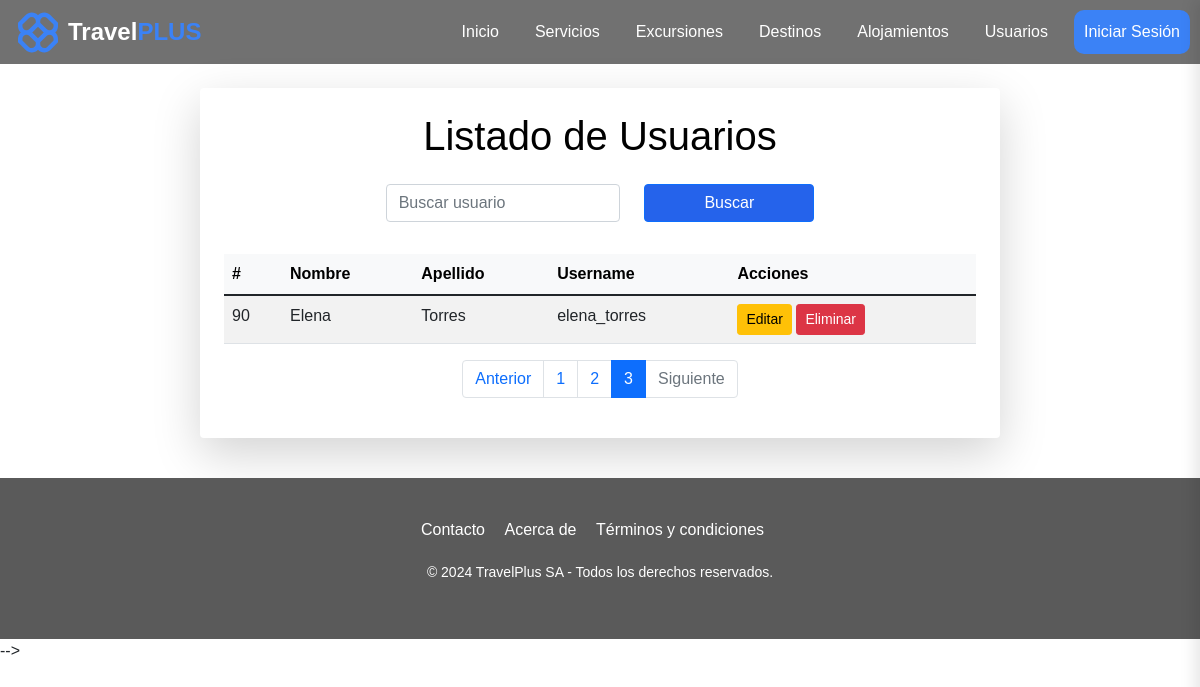
/index.php?app=user&action=index&page=3, run on the app's committed database.
### tables this page shows
CREATE TABLE `user` (
  `id` int(11) NOT NULL,
  `rol_id` int(11) NOT NULL,
  `name` varchar(60) NOT NULL,
  `lastName` varchar(60) NOT NULL,
  `username` varchar(30) NOT NULL,
  `password` varchar(255) NOT NULL,
  `create_at` timestamp NOT NULL DEFAULT current_timestamp(),
  `update_at` timestamp NOT NULL DEFAULT current_timestamp()
);

### controller/UserController.php (called while the page is built, shortened)
<?php
require_once './model/dao/UserDao.php';
class UserController
{
    private $model;
    public function __construct()
    {
        $this->model = new UserDAO();
    }
    public function index()
    {
        $page = isset($_GET['page']) ? (int)$_GET['page'] : 1;
        $limit = isset($_GET['limit']) ? (int)$_GET['limit'] : 10;
        $totalUsers = $this->model->getTotalUsers();
        $totalPages = ceil($totalUsers / $limit);
        if ($page > $totalPages) {
            header('Location: index.php?app=user&action=index&page=' . $totalPages);
        } else {
            $offset = ($page - 1) * $limit;
            $users = $this->model->getAllUsers($limit, $offset);
        }
        require_once './view/user/user.list.php';
    }
}

### index.php (called while the page is built, shortened)
<?php
    $function = (!empty($_REQUEST['action'])) ? htmlentities($_REQUEST['action']) : DEFAULT_METHOD;
    $app = new $controller;
    $app->$function();
?>

### config/Connection.php (called while the page is built)
<?php
class Connection
{
    public static function getConnection()
    {
        $connection = null;
        try {
            $connection = new PDO(
                'mysql:host=localhost;dbname='. DB_NAME,
                DB_USERNAME,
                DB_PASSWORD
            );
            $connection->exec("SET NAMES 'utf8mb4'");
            $connection->setAttribute(
                PDO::ATTR_ERRMODE,
                PDO::ERRMODE_EXCEPTION
            );
        } catch (Exception $e) {
            echo "Error: " . $e->getMessage();
            die("error " . $e->getMessage());
        }
        return $connection;
    }
}
?>

### model/dao/UserDao.php (called while the page is built, shortened)
<?php
require_once './config/Connection.php';
class UserDAO
{
    private $conn;
    public function __construct()
    {
        $this->conn = Connection::getConnection();
    }
    public function getAllUsers($limit, $offset)
    {
        $sql = "SELECT * FROM user LIMIT :limit OFFSET :offset";
        try {
            $stmt = $this->conn->prepare($sql);
            $stmt->bindParam(':limit', $limit, PDO::PARAM_INT);
            $stmt->bindParam(':offset', $offset, PDO::PARAM_INT);
            $stmt->execute();
            return $stmt->fetchAll(PDO::FETCH_ASSOC);
        } catch (PDOException $err) {
            echo "Error: " . $err->getMessage();
            return [];
        }
    }
    public function getTotalUsers()
    {
        $sql = "SELECT COUNT(*) FROM user";
        try {
            $stmt = $this->conn->prepare($sql);
            $stmt->execute();
            return $stmt->fetchColumn();
        } catch (PDOException $err) {
            echo "Error: " . $err->getMessage();
            return 0;
        }
    }
}

### view/user/user.list.php (the view, shortened to what this page needs)
<div class="d-flex justify-content-center align-items-center">
    <section class="container mt-4 p-4 shadow-lg rounded">
        <header class="mb-4 text-center">
            <h1>Listado de Usuarios</h1>
        </header>
        <div class="row mb-4 justify-content-center">
            <div class="col-12 col-md-4 mb-2">
                <input type="text" class="form-control" id="busqueda" placeholder="Buscar usuario" aria-label="Buscar usuario">
            </div>
            <div class="col-12 col-md-3 d-flex justify-content-center align-items-center mb-2">
                <button class="btn btn-primary w-100" id="btn_buscar" aria-label="Buscar usuario">Buscar</button>
            </div>
        </div>
        <table class="mx-auto table table-striped table-hover">
            <thead class="table-light">
                <tr>
                    <th>#</th>
                    <th>Nombre</th>
                    <th>Apellido</th>
                    <th>Username</th>
                    <th>Acciones</th>
                </tr>
            </thead>
            <tbody>
                <?php foreach ($users as $user): ?>
                    <tr>
                        <td><?php echo $user['id']; ?></td>
                        <td><?php echo $user['name']; ?></td>
                        <td><?php echo $user['lastName']; ?></td>
                        <td><?php echo $user['username']; ?></td>
                        <td>
                            <a href="edit.php?id=<?php echo $user['id']; ?>" class="btn btn-warning btn-sm">Editar</a>
                            <a href="delete.php?id=<?php echo $user['id']; ?>" class="btn btn-danger btn-sm">Eliminar</a>
                        </td>
                    </tr>
                <?php endforeach; ?>
            </tbody>
        </table>
        <nav>
            <ul class="pagination justify-content-center">
                <li class="page-item <?php echo ($page <= 1) ? 'disabled' : ''; ?>">
                    <a class="page-link" href="index.php?app=user&action=index&page=<?php echo ($page - 1); ?>">Anterior</a>
                </li>
                <?php for ($i = 1; $i <= $totalPages; $i++): ?>
                    <li class="page-item <?php echo ($i == $page) ? 'active' : ''; ?>">
                        <a class="page-link" href="index.php?app=user&action=index&page=<?php echo $i; ?>"><?php echo $i; ?></a>
                    </li>
                <?php endfor; ?>
                <li class="page-item <?php echo ($page >= $totalPages) ? 'disabled' : ''; ?>">
                    <a class="page-link" href="index.php?app=user&action=index&page=<?php echo ($page + 1); ?>">Siguiente</a>
                </li>
            </ul>
        </nav>
    </section>
</div>

### assets/css/style.css (style rules this page uses)
:root { --color-primary: #3B82F6; --color-secondary: #6366F1; --color-tertiary: #F87171; --color-success: #10B981; --color-warning: #F59E0B; --color-dark: #111827; --color-light: #F9FAFB; --color-gray: #878787; --color-gray-light: #D1D5DB; --color-gray-dark: #4B5563; --color-white: #fff; }
* { margin: 0; padding: 0; box-sizing: border-box; }
body { font-family: Arial, sans-serif; min-height: 100vh; display: flex; flex-direction: column; margin: 0; }

### assets/css/contacto.css (style rules this page uses)
h1, h2 { color: black; }

### assets/css/nosotros.css (style rules this page uses)
:root { --primary-color: #004d99; --secondary-color: #e6f2ff; --accent-color: #ff6b6b; --text-color: #333; --light-bg: #f8f9fa; }

### assets/css/excursion_new.css (style rules this page uses)
:root { --primary: #2563eb; --error: #dc2626; --gray: #64748b; }
.container { max-width: 800px; margin: auto; background: white; padding: 2rem; border-radius: 8px; box-shadow: 0 2px 4px rgba(0, 0, 0, 0.1); }
input, select, textarea { padding: 0.5rem; border: 1px solid #e2e8f0; border-radius: 4px; }
button { padding: 0.5rem 1rem; border: none; border-radius: 4px; cursor: pointer; }
.btn-primary { background: var(--primary); color: white; }

### data on the page
user: id "90", name "Elena", lastName "Torres", username "elena_torres"
